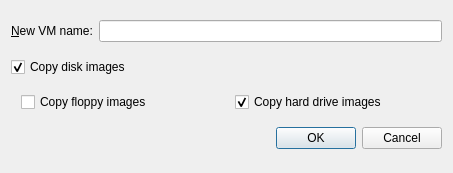
<?xml version="1.0" encoding="UTF-8"?>
<ui version="4.0">
 <author>Andrey Rijov</author>
 <class>Copy_VM_Window</class>
 <widget class="QDialog" name="Copy_VM_Window">
  <property name="geometry">
   <rect>
    <x>0</x>
    <y>0</y>
    <width>453</width>
    <height>173</height>
   </rect>
  </property>
  <property name="windowTitle">
   <string>Copy VM</string>
  </property>
  <property name="windowIcon">
   <iconset resource="../resources/icons.qrc">
    <normaloff>:/copy.png</normaloff>:/copy.png</iconset>
  </property>
  <layout class="QGridLayout" name="gridLayout">
   <item row="0" column="0">
    <widget class="QLabel" name="Label_Name">
     <property name="text">
      <string>&amp;New VM name:</string>
     </property>
     <property name="buddy">
      <cstring>Edit_New_VM_Name</cstring>
     </property>
    </widget>
   </item>
   <item row="0" column="1">
    <widget class="QLineEdit" name="Edit_New_VM_Name"/>
   </item>
   <item row="1" column="0" colspan="2">
    <widget class="QCheckBox" name="CH_Copy_Disk_Images">
     <property name="text">
      <string>Copy disk images</string>
     </property>
     <property name="checked">
      <bool>true</bool>
     </property>
    </widget>
   </item>
   <item row="2" column="0" colspan="2">
    <layout class="QHBoxLayout" name="horizontalLayout_2">
     <property name="leftMargin">
      <number>10</number>
     </property>
     <item>
      <widget class="QCheckBox" name="CH_Copy_Floppy">
       <property name="text">
        <string>Copy floppy images</string>
       </property>
      </widget>
     </item>
     <item>
      <widget class="QCheckBox" name="CH_Copy_Hard_Drive">
       <property name="text">
        <string>Copy hard drive images</string>
       </property>
       <property name="checked">
        <bool>true</bool>
       </property>
      </widget>
     </item>
    </layout>
   </item>
   <item row="3" column="0" colspan="2">
    <layout class="QHBoxLayout" name="horizontalLayout">
     <item>
      <spacer name="horizontalSpacer">
       <property name="orientation">
        <enum>Qt::Horizontal</enum>
       </property>
       <property name="sizeHint" stdset="0">
        <size>
         <width>40</width>
         <height>20</height>
        </size>
       </property>
      </spacer>
     </item>
     <item>
      <widget class="Dialog_Button_Box" name="buttonBox">
       <property name="standardButtons">
        <set>QDialogButtonBox::Cancel|QDialogButtonBox::Ok</set>
       </property>
      </widget>
     </item>
    </layout>
   </item>
  </layout>
 </widget>
 <customwidgets>
  <customwidget>
   <class>Dialog_Button_Box</class>
   <extends>QDialogButtonBox</extends>
   <header>Dialog_Button_Box.h</header>
  </customwidget>
 </customwidgets>
 <tabstops>
  <tabstop>Edit_New_VM_Name</tabstop>
  <tabstop>CH_Copy_Disk_Images</tabstop>
  <tabstop>CH_Copy_Floppy</tabstop>
  <tabstop>CH_Copy_Hard_Drive</tabstop>
 </tabstops>
 <resources>
  <include location="../resources/icons.qrc"/>
 </resources>
 <connections>
  <connection>
   <sender>CH_Copy_Disk_Images</sender>
   <signal>toggled(bool)</signal>
   <receiver>CH_Copy_Floppy</receiver>
   <slot>setEnabled(bool)</slot>
   <hints>
    <hint type="sourcelabel">
     <x>89</x>
     <y>45</y>
    </hint>
    <hint type="destinationlabel">
     <x>82</x>
     <y>68</y>
    </hint>
   </hints>
  </connection>
  <connection>
   <sender>CH_Copy_Disk_Images</sender>
   <signal>toggled(bool)</signal>
   <receiver>CH_Copy_Hard_Drive</receiver>
   <slot>setEnabled(bool)</slot>
   <hints>
    <hint type="sourcelabel">
     <x>155</x>
     <y>48</y>
    </hint>
    <hint type="destinationlabel">
     <x>131</x>
     <y>95</y>
    </hint>
   </hints>
  </connection>
  <connection>
   <sender>buttonBox</sender>
   <signal>rejected()</signal>
   <receiver>Copy_VM_Window</receiver>
   <slot>reject()</slot>
   <hints>
    <hint type="sourcelabel">
     <x>335</x>
     <y>144</y>
    </hint>
    <hint type="destinationlabel">
     <x>226</x>
     <y>86</y>
    </hint>
   </hints>
  </connection>
  <connection>
   <sender>buttonBox</sender>
   <signal>accepted()</signal>
   <receiver>Copy_VM_Window</receiver>
   <slot>accept()</slot>
   <hints>
    <hint type="sourcelabel">
     <x>335</x>
     <y>144</y>
    </hint>
    <hint type="destinationlabel">
     <x>226</x>
     <y>86</y>
    </hint>
   </hints>
  </connection>
 </connections>
</ui>
